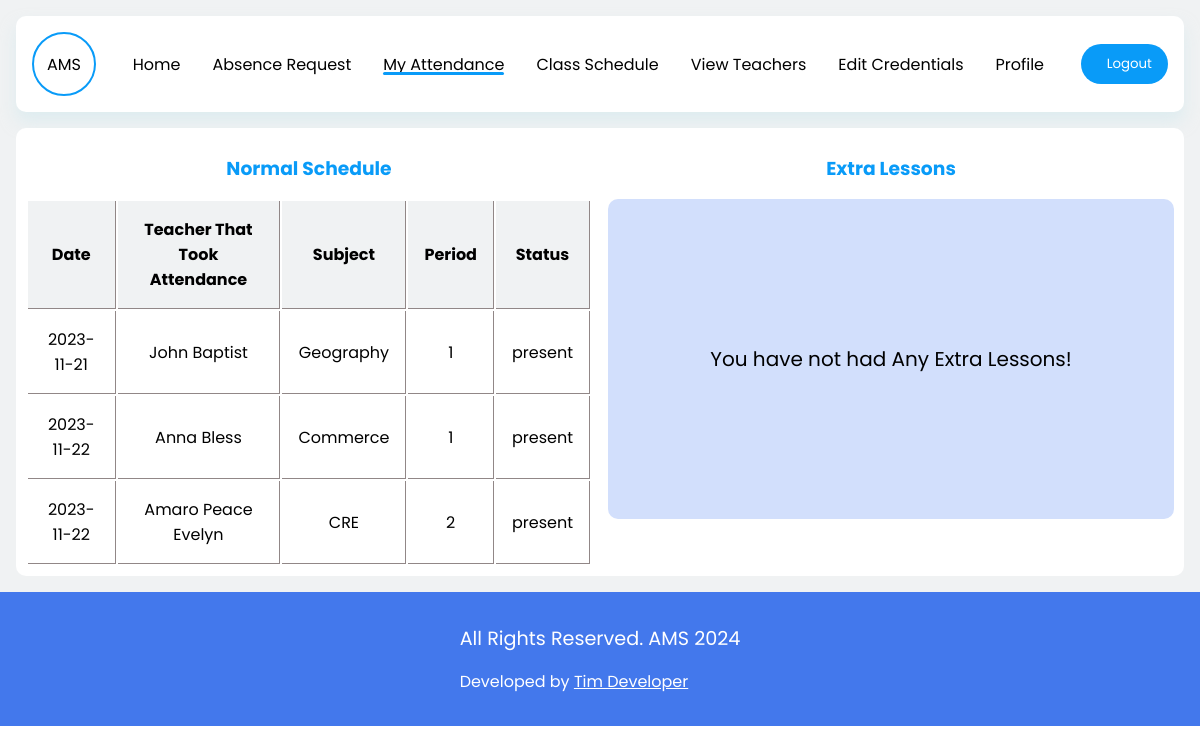
/std_account/my-attendance.php (signed in), run on the app's committed database.
### tables this page shows
CREATE TABLE IF NOT EXISTS `attendancerecords` (
  `RecordID` int NOT NULL AUTO_INCREMENT,
  `StudentID` int NOT NULL,
  `TeacherID` int NOT NULL,
  `SubjectID` int NOT NULL,
  `ClassID` int NOT NULL,
  `Date` date NOT NULL,
  `IsPresent` varchar(50) NOT NULL,
  `Period` int NOT NULL,
  PRIMARY KEY (`RecordID`)
);

CREATE TABLE IF NOT EXISTS `teachers` (
  `TeacherID` int NOT NULL AUTO_INCREMENT,
  `Image` varchar(200) NOT NULL,
  `Firstname` varchar(50) NOT NULL,
  `Lastname` varchar(50) NOT NULL,
  `ContactNumber` varchar(15) NOT NULL,
  `Email` varchar(50) NOT NULL,
  `SubjectID` int NOT NULL,
  `password` varchar(200) NOT NULL,
  `username` varchar(50) NOT NULL,
  PRIMARY KEY (`TeacherID`)
);

CREATE TABLE IF NOT EXISTS `subjects` (
  `SubjectID` int NOT NULL AUTO_INCREMENT,
  `Subjectname` varchar(50) NOT NULL,
  PRIMARY KEY (`SubjectID`)
);

### functions.php (called while the page is built, shortened)
<?php
include "connection.php";
function myAttendanceStudent($studentID)
{
    global $conn;
    $sql = "SELECT ar.Date,
    ar.IsPresent,
    ar.Period,
    t.Firstname,
    s.SubjectName,
    t.Lastname FROM attendancerecords AS ar
    JOIN subjects AS s ON ar.SubjectID = s.SubjectID
    JOIN teachers AS t ON ar.TeacherID = t.TeacherID
     WHERE ar.StudentID = $studentID;";
    $result = mysqli_query($conn, $sql);
    $myAttArray = [];
    if (mysqli_num_rows($result) > 0) {
        while ($row = mysqli_fetch_assoc($result)) {
            $myAttArray[] = $row;
        }
        return $myAttArray;
    }
    return false;
}
function myAttenenceExtraLessons($studentID)
{
    global $conn;
    $sql = "SELECT ar.OverrideDate,
    ar.IsPresent,
    t.Firstname,
    t.Lastname,
    s.SubjectName
    FROM attendanceoverrides AS ar
    JOIN subjects AS s ON ar.SubjectID = s.SubjectID
    JOIN teachers AS t ON ar.TeacherID = t.TeacherID
    WHERE ar.StudentID = $studentID";
    $result = mysqli_query($conn, $sql);
    return false;
}

### std_account/my-attendance.php (the view, shortened to what this page needs)
<?php
include "../connection.php";
include "../functions.php";
$studentID = $_SESSION['student_id'];
?>
<!DOCTYPE html>
<html lang="en">
<head>
    <link rel="stylesheet" href="../styles.css">
</head>
<body>
    <section class="student_acc">
        <nav class="std_nav">
            <div class="logo">
                <p>AMS</p>
            </div>
            <div class="nav-links">
                <a href="../student.php">Home</a>
                <a href="../std_account/absence_request.php">Absence Request</a>
                <a class="active" href="../std_account/my-attendance.php">My Attendance</a>
                <a href="timetable.php">Class Schedule</a>
                <a href="../std_account/view_teacher.php">View Teachers</a>
                <a href="../std_account/editacc.php">Edit Credentials</a>
                <a href="../std_account/profile.php">Profile</a>
            </div>
            <a href="../logout.php">
                <button><span class="iconify" data-icon="mingcute:power-fill"></span>Logout</button>
            </a>
        </nav>
        <div class="my-attendance">
            <div class="tables">
                <h3>Normal Schedule</h3>
                <?php
                if (myAttendanceStudent($studentID) == false) { ?>
                    <div class="empty">
                        <p>You Have not had Any lesson yet!</p>
                    </div>
                <?php } else { ?>
                    <table>
                        <tr>
                            <th>Date</th>
                            <th>Teacher That Took Attendance</th>
                            <th>Subject</th>
                            <th>Period</th>
                            <th>Status</th>
                        </tr>
                        <?php
                        $normalSchedule = myAttendanceStudent($studentID);
                        foreach ($normalSchedule as $Schedule) :
                        ?>
                            <tr>
                                <td><?php echo $Schedule['Date'] ?></td>
                                <td><?php echo $Schedule['Firstname'] . ' ' . $Schedule['Lastname'] ?></td>
                                <td><?php echo$Schedule['SubjectName']?></td>
                                <td><?php echo $Schedule['Period'] ?></td>
                                <td><?php echo $Schedule['IsPresent'] ?></td>
                            </tr>
                        <?php endforeach; ?>
                    </table>
                <?php }
                ?>
            </div>
            <div class="tables">
                <h3>Extra Lessons</h3>
                <?php
                $extraLessons = myAttenenceExtraLessons($studentID);
                if ($extraLessons == false) { ?>
                    <div class="empty">
                        <p>You have not had Any Extra Lessons!</p>
                    </div>
                <?php } ?>
            </div>
        </div>
    </section>
    <?php include "../footer.php";?>
</body>
</html>

### styles.css (style rules this page uses)
* { margin: 0; border: 0; padding: 0; box-sizing: border-box; font-family: 'Poppins', sans-serif; }
a { text-decoration: none; }
:root { --box-shadow: 0 10px 1rem rgba(205, 231, 238, 0.5); --color-bg: #4378ec; --background: #f0f2f3; --color-white: #ffffff; --color-primary: #099BF8; --color-text-muted: #9e9292; --color-bg-secondary: #779be9; --pending-cards-bg: #d2dffc; --darker-tint_1: #5E3494; }
button { cursor: pointer; }
.student_acc { padding: 1rem; background: var(--background); overflow: hidden; position: relative; }
.student_acc .std_nav { width: 100%; background-color: var(--color-white); border-radius: 10px; padding: 1rem; display: flex; align-items: center; box-shadow: var(--box-shadow); transition: all 0.5s ease; justify-content: space-between; }
.student_acc .std_nav .logo { border-radius: 50%; height: 4rem; width: 4rem; display: flex; align-items: center; justify-content: center; border: 2px solid var(--color-primary); }
.student_acc .std_nav .nav-links { display: flex; position: relative; align-items: center; }
.student_acc .std_nav .nav-links a { text-decoration: none; color: #000; position: relative; }
.student_acc .std_nav .nav-links a::before { content: ''; width: 0; height: 3px; background-color: var(--color-primary); border-radius: 50px; top: 20px; transition: all 0.3s ease; position: absolute; }
.student_acc .std_nav .nav-links a.active::before { width: 100%; }
.student_acc .std_nav .nav-links a:not(:last-child) { margin-right: 2rem; }
.student_acc .std_nav button { padding: 10px 1rem; background-color: var(--color-primary); color: var(--color-white); display: flex; align-items: center; gap: 10px; border-radius: 50px; transition: all 0.5s ease; }
.student_acc #home .container .att_td td, th { text-align: center; padding: 1rem; border-bottom: 1px solid rgb(231, 226, 226); }
.my-attendance { background-color: var(--color-white); border-radius: 10px; margin-top: 1rem; display: flex; justify-content: center; gap: 1rem; width: 100%; padding: 10px; }
.my-attendance h3 { text-align: center; color: var(--color-primary); size: 1.5rem; margin-bottom: 1rem; }
.my-attendance .tables { margin-top: 1rem; width: 50%; }
.my-attendance .tables tr th { padding: 1rem; background-color: var(--background); border-right: 1px solid rgb(145, 135, 135); border-bottom: 1px solid rgb(145, 135, 135); }
.my-attendance .tables tr td { text-align: center; padding: 1rem; border-right: 1px solid rgb(145, 135, 135); border-bottom: 1px solid rgb(145, 135, 135); }
.empty { display: grid; padding: 10px; width: 100%; border-radius: 10px; background-color: var(--pending-cards-bg); place-items: center; height: 40vh; margin-top: 1rem; }
.empty p { font-size: 20px; display: flex; gap: 10px; align-items: center; justify-content: center; }

### data on the page
attendancerecords: Date "2023-11-21", TeacherID.Firstname "John", TeacherID.Lastname "Baptist", SubjectID.Subjectname "Geography", Period "1", IsPresent "present"
attendancerecords: Date "2023-11-22", TeacherID.Firstname "Anna", TeacherID.Lastname "Bless", SubjectID.Subjectname "Commerce", Period "1", IsPresent "present"
attendancerecords: Date "2023-11-22", TeacherID.Firstname "Amaro", TeacherID.Lastname "Peace Evelyn", SubjectID.Subjectname "CRE", Period "2", IsPresent "present"
